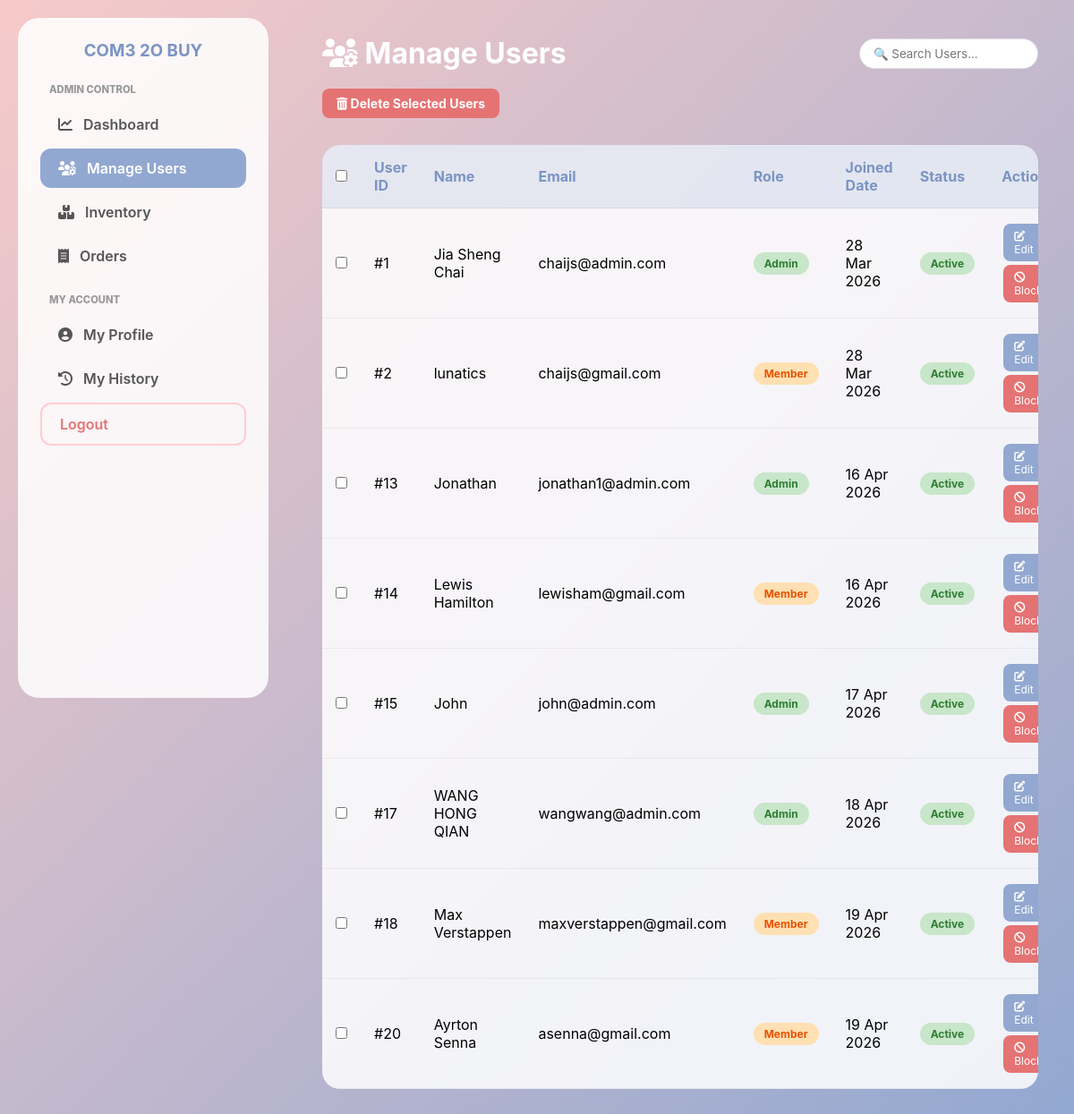
The app's page /manage_users.php (signed in) with its own data.
### tables this page shows
CREATE TABLE `user` (
  `user_id` int(11) NOT NULL,
  `email` varchar(255) NOT NULL,
  `password_hash` varchar(255) NOT NULL,
  `user_name` varchar(100) NOT NULL,
  `role` enum('Admin','Member') DEFAULT 'Member',
  `is_verified` tinyint(1) DEFAULT 0,
  `profile_photo` varchar(255) DEFAULT NULL,
  `is_active` tinyint(1) DEFAULT 1,
  `Fail_login` int(11) DEFAULT 0,
  `last_fail_login` datetime DEFAULT NULL,
  `Lock_until` datetime DEFAULT NULL,
  `created_at` datetime DEFAULT current_timestamp()
);

### manage_users.php (the view, shortened to what this page needs)
<?php
require 'config.php';
$stmt = $pdo->query("SELECT * FROM user ORDER BY user_id ASC");
$users = $stmt->fetchAll();
?>
<!DOCTYPE html>
<html lang="en">
<head>
    <link rel="stylesheet" href="https://cdnjs.cloudflare.com/ajax/libs/font-awesome/6.4.0/css/all.min.css">
    <link rel="stylesheet" href="css/common.css">
    <link rel="stylesheet" href="css/manage_users.css">
</head>
<body>
<div class="sidebar">
    <h3>COM3 2O BUY</h3>
    <div class="section-label">Admin Control</div>
    <a href="admin_dashboard.php" class="nav-item"><i class="fas fa-chart-line"></i> Dashboard</a>
    <a href="manage_users.php" class="nav-item active"><i class="fas fa-users-cog"></i> Manage Users</a>
    <a href="inventory.php" class="nav-item"><i class="fas fa-boxes-stacked"></i> Inventory</a>
    <a href="admin_orders.php" class="nav-item"><i class="fas fa-receipt"></i> Orders</a>
    <div class="section-label">My Account</div>
    <a href="profile.php" class="nav-item"><i class="fas fa-user-circle"></i> My Profile</a>
    <a href="order_history.php" class="nav-item"><i class="fas fa-clock-rotate-left"></i> My History</a>
    <a href="logout.php" class="nav-item logout-link">Logout</a>
</div>
<div class="main-content">
    <header style="display: flex; justify-content: space-between; align-items: center;">
        <h1><i class="fas fa-users-cog"></i> Manage Users</h1>
        <div class="search-sort">
            <input type="text" id="search" class="search" placeholder="🔍 Search Users...">
        </div>
    </header>
    <form id="batch-delete-form" method="POST" action="manage_users.php">
        <div style="margin-top: 20px; margin-bottom: 10px;">
            <button type="submit" name="batch_delete" class="delete-btn" onclick="return confirm('Are you sure you want to delete the selected users? This action cannot be undone!')">
                <i class="fas fa-trash-alt"></i> Delete Selected Users
            </button>
        </div>
        <div class="orders-table">
            <table>
                <thead>
                    <tr>
                        <th style="width: 40px;"><input type="checkbox" id="select-all"></th>
                        <th>User ID</th>
                        <th>Name</th>
                        <th>Email</th>
                        <th>Role</th>
                        <th>Joined Date</th>
                        <th>Status</th>
                        <th>Action</th>
                    </tr>
                </thead>
                <tbody>
                    <?php foreach ($users as $u): ?>
                    <tr>
                        <td><input type="checkbox" name="user_ids[]" value="<?php echo $u['user_id']; ?>" class="user-checkbox"></td>
                        <td>#<?php echo $u['user_id']; ?></td>
                        <td><?php echo htmlspecialchars($u['user_name']); ?></td>
                        <td><?php echo htmlspecialchars($u['email']); ?></td>
                        <td>
                            <span class="status <?php echo $u['role'] == 'Admin' ? 'status-Approved' : 'status-Pending'; ?>">
                                <?php echo $u['role']; ?>
                            </span>
                        </td>
                        <td><?php echo date('d M Y', strtotime($u['created_at'])); ?></td>
                        <td>
                            <?php if ($u['is_active'] == '1'): ?>
                                <span class="status status-Approved">Active</span>
                            <?php else: ?>
                                <span class="status status-Pending">Blocked</span>
                            <?php endif; ?>
                        </td>
                        <td>
                            <a href="manage_users.php?edit_id=<?php echo $u['user_id']; ?>" class="btn-edit">
                                <i class="fas fa-edit"></i> Edit
                            </a>
                            <?php if ($u['is_active'] == '1'): ?>
                                <a href="manage_users.php?action=block&id=<?php echo $u['user_id']; ?>"
                                   class="btn-edit btn-block"
                                   style="background: #e57373;"
                                   onclick="return confirm('Are You Sure You Want To Block This User?')">
                                    <i class="fas fa-ban"></i> Block
                                </a>
                            <?php endif; ?>
                        </td>
                    </tr>
                    <?php endforeach; ?>
                </tbody>
            </table>
        </div>
    </form>
</div>
</body>
</html>

### css/common.css (style rules this page uses)
* { margin: 0; padding: 0; box-sizing: border-box; font-family: Arial, sans-serif; }
body { background: #f5f5f5; }

### css/manage_users.css (style rules this page uses)
:root { --rose-quartz: #F7CAC9; --serenity: #92A8D1; --serenity-dark: #7b94c4; --glass: rgba(255, 255, 255, 0.85); }
* { box-sizing: border-box; font-family: 'Inter', system-ui, sans-serif; }
body { margin: 0; background: linear-gradient(135deg, var(--rose-quartz) 0%, var(--serenity) 100%); display: flex; min-height: 100vh; }
.sidebar { width: 280px; background: var(--glass); backdrop-filter: blur(10px); margin: 20px; border-radius: 24px; padding: 25px; position: sticky; top: 20px; height: calc(100vh - 40px); }
.sidebar h3 { color: var(--serenity-dark); text-align: center; margin-bottom: 25px; }
.section-label { font-size: 0.7rem; text-transform: uppercase; color: #999; margin: 20px 0 10px 10px; font-weight: 800; }
.nav-item { padding: 12px 20px; margin-bottom: 5px; border-radius: 12px; color: #555; text-decoration: none; display: flex; align-items: center; gap: 12px; font-weight: 600; }
.nav-item.active { background: var(--serenity); color: white; }
.logout-link { margin-top: auto; color: #e57373; text-align: center; border: 2px solid #ffcdd2; border-radius: 12px; }
.main-content { flex: 1; padding: 40px; overflow-y: auto; }
header h1 { color: white; margin: 0; }
header { display: flex; justify-content: space-between; align-items: center; }
.orders-table { background: var(--glass); backdrop-filter: blur(10px); border-radius: 20px; overflow-x: auto; margin-top: 30px; }
table { width: 100%; border-collapse: collapse; }
th, td { padding: 15px; text-align: left; border-bottom: 1px solid rgba(0,0,0,0.05); }
th { background: rgba(146, 168, 209, 0.2); color: var(--serenity-dark); font-weight: 700; }
.status { padding: 5px 12px; border-radius: 20px; font-size: 12px; font-weight: bold; display: inline-block; }
.status-Approved { background: #c8e6c9; color: #2e7d32; }
.status-Pending { background: #ffe0b2; color: #e65100; }
.search-sort { display: flex; gap: 10px; }
.search { padding: 8px 15px; border: 1px solid #ddd; border-radius: 25px; width: 200px; outline: none; }
.btn-edit { background: var(--serenity); color: white; padding: 6px 12px; border-radius: 8px; text-decoration: none; font-size: 12px; display: inline-block; margin: 2px; }
.btn-block { background: #e57373; }
.delete-btn { background: #e57373; color: white; padding: 8px 16px; border: none; border-radius: 8px; cursor: pointer; font-weight: bold; font-size: 14px; }

### records on screen
user: user_id "1", user_name "Jia Sheng Chai", email "chaijs@admin.com", role "Admin", created_at "28 Mar 2026", is_active "Active"
user: user_id "2", user_name "lunatics", email "chaijs@gmail.com", role "Member", created_at "28 Mar 2026", is_active "Active"
user: user_id "13", user_name "Jonathan", email "jonathan1@admin.com", role "Admin", created_at "16 Apr 2026", is_active "Active"
user: user_id "14", user_name "Lewis Hamilton", email "lewisham@gmail.com", role "Member", created_at "16 Apr 2026", is_active "Active"
user: user_id "15", user_name "John", email "john@admin.com", role "Admin", created_at "17 Apr 2026", is_active "Active"
user: user_id "17", user_name "WANG HONG QIAN", email "wangwang@admin.com", role "Admin", created_at "18 Apr 2026", is_active "Active"
user: user_id "18", user_name "Max Verstappen", email "maxverstappen@gmail.com", role "Member", created_at "19 Apr 2026", is_active "Active"
user: user_id "20", user_name "Ayrton Senna", email "asenna@gmail.com", role "Member", created_at "19 Apr 2026", is_active "Active"
